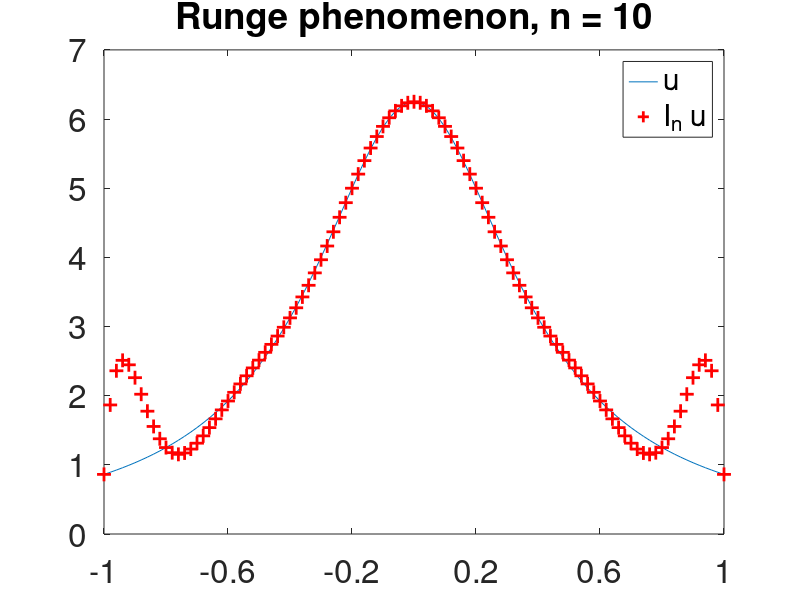

This chart was generated by the following MATLAB code:
%%%%%%%%%%%%%%%%%%%%%%%%%%%%%%%%%%%%%%%%%%%%%%%%%%%%%%%%%%%%%%%%%%%
%%%%%%%    An Introduction to Scientific Computing          %%%%%%%
%%%%%%%    I. Danaila, P. Joly, S. M. Kaber & M. Postel     %%%%%%%
%%%%%%%                 Springer, 2005                      %%%%%%%
%%%%%%%%%%%%%%%%%%%%%%%%%%%%%%%%%%%%%%%%%%%%%%%%%%%%%%%%%%%%%%%%%%%
%%
function APP_Runge() %to illustrate the Runge phenomenon
n=10;
x=-1+2*(0:n)'/n;
g=(-1:.02:1)';
y=APP_test1Interpol(x,g);
plot(g,f(g),g,y,'r+','LineWidth',2,'MarkerSize',10)
set(gca,'XTick',-1:.4:1,'FontSize',24)
%set(gca,'YTick',-1:.2:1)
legend('u','I_n u')
titre=['Runge phenomenon, n = ' num2str(n)];
title(titre);

function y=f(x)
a=.4;y=1./(x.*x+a*a);

function y=APP_test1Interpol(x,G)
%calcul de l'interpolee dans la base 1
%sur la grille G
%interpolation aux points de x (vecteur colonne)
%On calcule la matrice A
A=ones(length(x),1);
for k=1:length(x)-1
    A=[A x.^k];
end;
%c=cond(A);
cf=A\f(x);
%reorde
cf=cf(end:-1:1);
y=polyval(cf,G);%%y=polyval(cf,x);
